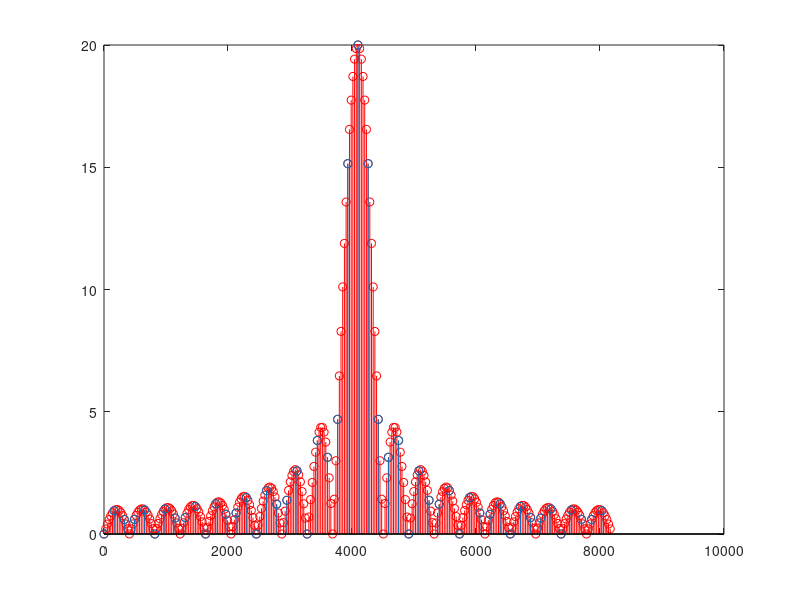

Here is the MATLAB script that generated this plot:
%%%%%%%%% FFT RECT BETTER %%%%%%%%%
% CLEAR
clc
clear
close all

% LOAD
load sig1_rect.mat

% GVars
Nb=5;

% CODE
N=length(xk);
Ta=N/Fs;
f=0:1/Ta:Fs-1/Ta;
Nbz=N*Nb;
xk1=[xk zeros(1,Nbz)];
N1=length(xk1);
Ta1=N1/Fs;
f1=0:1/Ta1:Fs-1/Ta1;

% FIGURE
stem(f1,abs(fftshift(fft(xk1))),'-r')
hold on
stem(f,abs(fftshift(fft(xk))))

